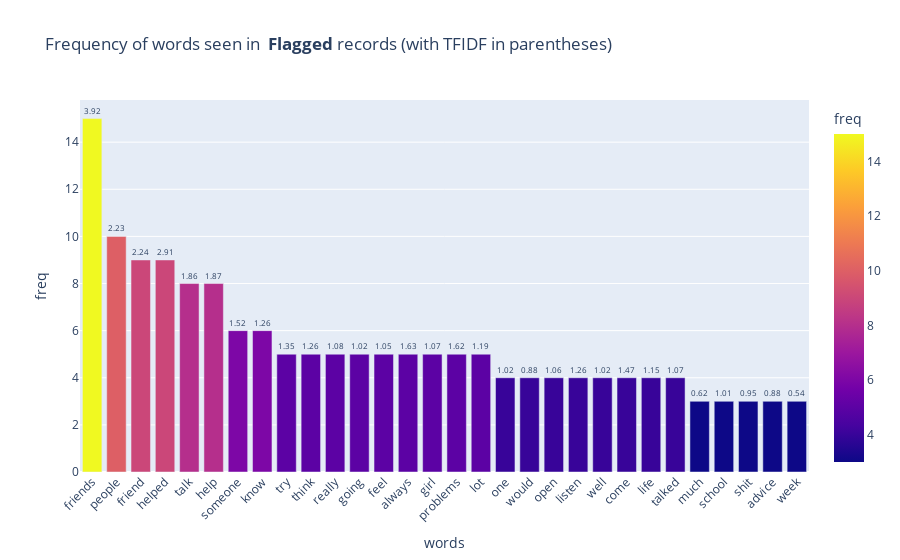

The cell this chart's notebook holds for it:
### Code cell
fig = px.bar(
    data_frame=n_words_df[:n], x='words', y='freq', color='freq',
    text='tfidf_score_sum', labels={'x': 'words', 'y': 'frequency'},
    title='Frequency of words seen in <b> Flagged </b>records (with TFIDF in parentheses)')

fig.update_xaxes(tickangle= -45)  
fig.update_traces(
    texttemplate='%{text:.2f}', textposition='outside',
     textfont_size=8)
     
fig.show()

### Figure 1 — Plotly figure (JSON) as saved in the notebook; plotly's stock layout.template omitted (floating-point values rounded to 4 significant figures)
{"data": [{"alignmentgroup": "True", "hovertemplate": "words=%{x}<br>freq=%{marker.color}<br>tfidf_score_sum=%{text}<extra></extra>", "legendgroup": "", "marker": {"color": [15, 10, 9, 9, 8, 8, 6, 6, 5, 5, 5, 5, 5, 5, 5, 5, 5, 4, 4, 4, 4, 4, 4, 4, 4, 3, 3, 3, 3, 3], "coloraxis": "coloraxis", "pattern": {"shape": ""}}, "name": "", "offsetgroup": "", "orientation": "v", "showlegend": false, "text": [3.922, 2.23, 2.241, 2.91, 1.855, 1.869, 1.517, 1.264, 1.353, 1.263, 1.079, 1.022, 1.051, 1.628, 1.068, 1.625, 1.191, 1.018, 0.8775, 1.059, 1.26, 1.019, 1.47, 1.147, 1.073, 0.6225, 1.013, 0.9541, 0.8846, 0.5414], "textposition": "outside", "x": ["friends", "people", "friend", "helped", "talk", "help", "someone", "know", "try", "think", "really", "going", "feel", "always", "girl", "problems", "lot", "one", "would", "open", "listen", "well", "come", "life", "talked", "much", "school", "shit", "advice", "week"], "xaxis": "x", "y": [15, 10, 9, 9, 8, 8, 6, 6, 5, 5, 5, 5, 5, 5, 5, 5, 5, 4, 4, 4, 4, 4, 4, 4, 4, 3, 3, 3, 3, 3], "yaxis": "y", "type": "bar", "textfont": {"size": 8}, "texttemplate": "%{text:.2f}"}], "layout": {"xaxis": {"anchor": "y", "domain": [0, 1], "title": {"text": "words"}, "tickangle": -45}, "yaxis": {"anchor": "x", "domain": [0, 1], "title": {"text": "freq"}}, "coloraxis": {"colorbar": {"title": {"text": "freq"}}, "colorscale": [[0, "#0d0887"], [0.1111, "#46039f"], [0.2222, "#7201a8"], [0.3333, "#9c179e"], [0.4444, "#bd3786"], [0.5556, "#d8576b"], [0.6667, "#ed7953"], [0.7778, "#fb9f3a"], [0.8889, "#fdca26"], [1, "#f0f921"]]}, "legend": {"tracegroupgap": 0}, "title": {"text": "Frequency of words seen in <b> Flagged </b>records (with TFIDF in parentheses)"}, "barmode": "relative"}}
